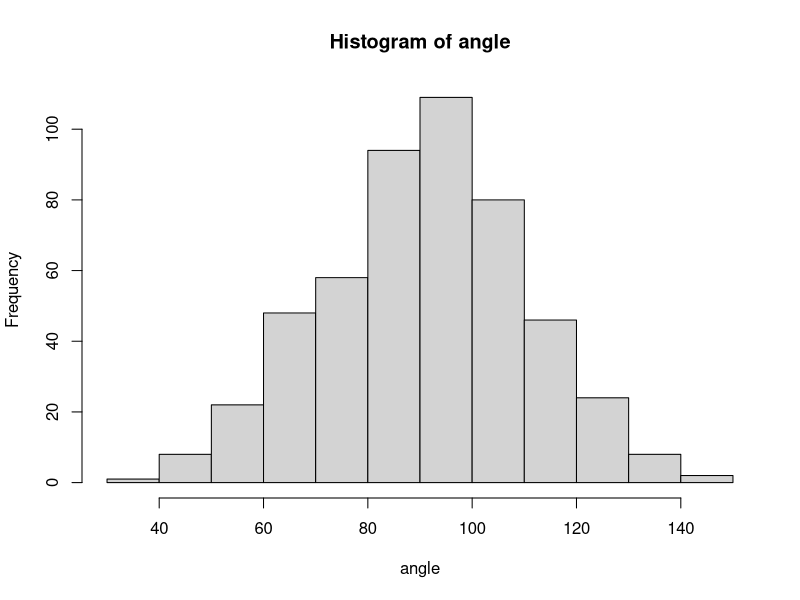
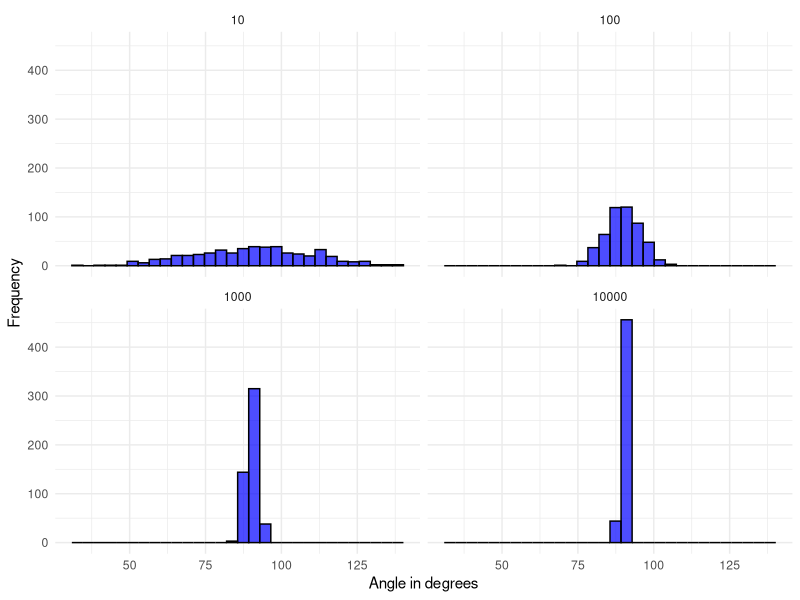

Generate these figures, in order, with R:
# amost all angles in high dimension are 90degrees.

# test 
#x <- c(1,1)
#y <- c(1,-1)

# [base code was extended using GPT-4]

sim_number <- 500
n <- 10 # dim

angle <- rep(NA, sim_number)
for(i in 1:sim_number){
  x <- runif(n, -1,1)
  y <- runif(n, -1,1)
  angle[i] <- acos((x %*% y)/(norm(x, type="2")*norm(y, type="2") ))*180/pi
}
hist(angle)
quantile(angle, probs = c(0.005,0.995))



# automate:
library(ggplot2)
library(tidyr)
library(reshape2)

sim_number <- 500

n_values <- c(10, 100, 1000, 10000) # dim
angle_list <- list()

for (n in n_values) {
  angle <- rep(NA, sim_number)
  
  for(i in 1:sim_number){
    x <- runif(n, -1,1)
    y <- runif(n, -1,1)
    angle[i] <- acos((x %*% y)/(norm(x, type="2")*norm(y, type="2") ))*180/pi
  }
  
  angle_list[[paste0('n=',n)]] <- angle
}

angle_df <- do.call(cbind, angle_list)
angle_df <- as.data.frame(angle_df)
names(angle_df) <- n_values

angle_melted <- melt(angle_df, variable.name = "n", value.name = "angle")

ggplot(angle_melted, aes(x=angle)) +
  geom_histogram(bins=30, fill='blue', color='black', alpha=0.7) +
  facet_wrap(~n, scales="fixed") + # Change here
  xlab("Angle in degrees") +
  ylab("Frequency") +
  theme_minimal()
